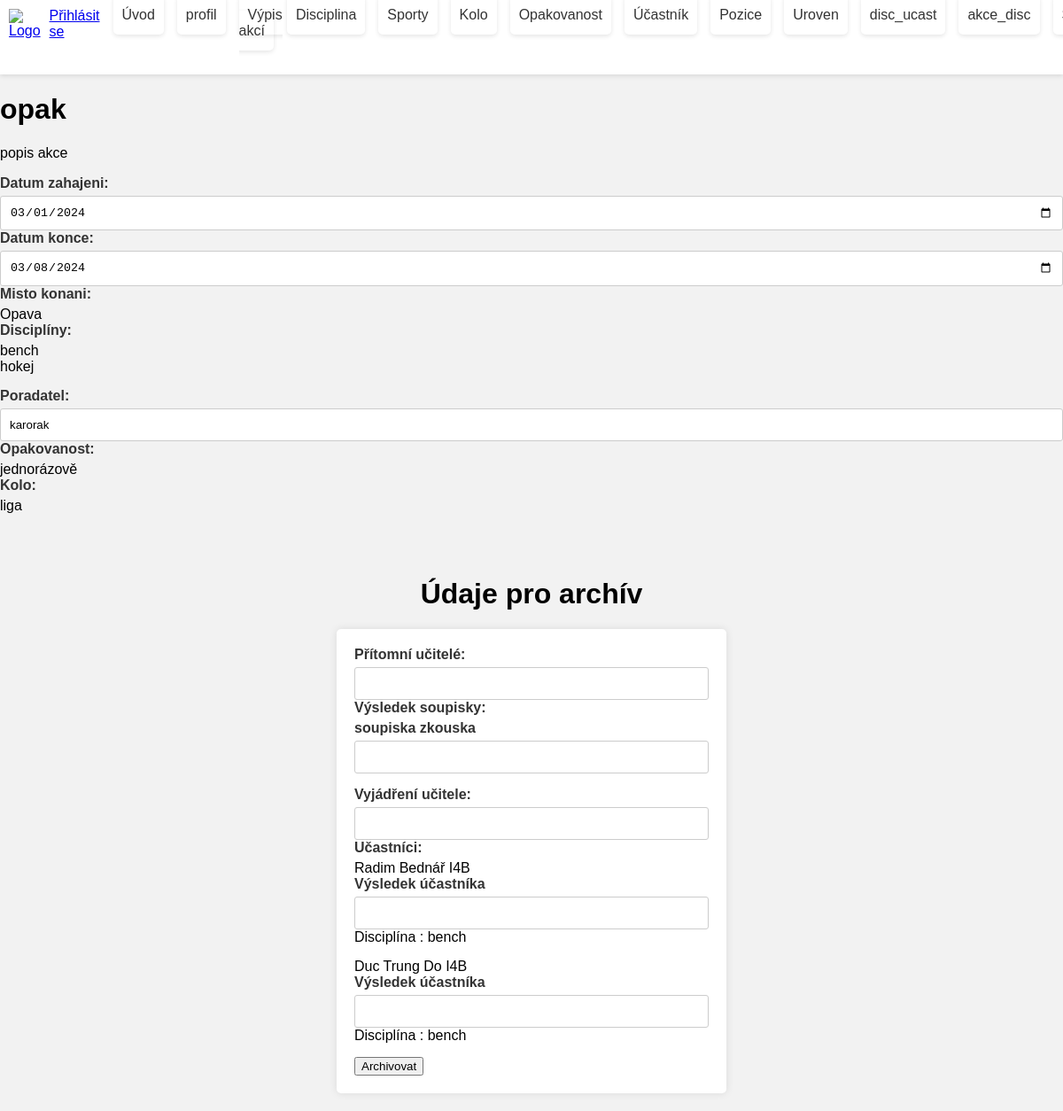
/archiv?iar=6, run on the app's committed database.
### tables this page shows
CREATE TABLE `akce` (
  `id_akce` int(11) NOT NULL,
  `nazev_akce` varchar(30) NOT NULL,
  `datum_zahajeni` date NOT NULL,
  `datum_konce` date DEFAULT NULL,
  `misto_kon` varchar(30) NOT NULL,
  `poradatel` varchar(100) DEFAULT NULL,
  `popisek_akce` text NOT NULL,
  `pritomni_uc` varchar(150) DEFAULT NULL,
  `shrnuti` varchar(100) DEFAULT NULL,
  `archivovano` tinyint(4) DEFAULT NULL,
  `id_opak` int(11) DEFAULT NULL,
  `id_kolo` int(11) DEFAULT NULL
);

CREATE TABLE `disciplina` (
  `id_disc` int(11) NOT NULL,
  `id_sport` int(11) NOT NULL,
  `nazev_disc` varchar(50) NOT NULL
);

CREATE TABLE `opakovanost` (
  `id_opak` int(11) NOT NULL,
  `nazev_opak` varchar(50) DEFAULT NULL
);

CREATE TABLE `kolo` (
  `id_kolo` int(11) NOT NULL,
  `nazev_kolo` varchar(50) DEFAULT NULL
);

CREATE TABLE `soupiska` (
  `id_soup` int(11) NOT NULL,
  `id_akce` int(11) NOT NULL,
  `nazev_skupiny` varchar(30) NOT NULL,
  `vys_s` text DEFAULT NULL
);

CREATE TABLE `uzivatel` (
  `id_uziv` int(11) NOT NULL,
  `id_trid` varchar(3) DEFAULT NULL,
  `isic` varchar(50) DEFAULT NULL,
  `email` varchar(50) DEFAULT NULL,
  `opravneni` tinyint(1) NOT NULL,
  `jmeno` varchar(25) DEFAULT NULL,
  `prijmeni` varchar(25) DEFAULT NULL,
  `dat_nar` date DEFAULT NULL,
  `pohlavi` varchar(1) DEFAULT NULL
);

### kontrolery/Kontroler.php (called while the page is built, shortened)
<?php
abstract class Kontroler {
    protected $pohled = "";
    public function __construct() {
        $spravceUzivatelu = new ModelyUzivatel;
        $this->prihlasenyUzivatel =
            $spravceUzivatelu->vratPrihlasenehoUzivatele();
    }
    public function vypisPohled() {
        require "pohledy/{$this->pohled}.phtml";
    }
}

### index.php (called while the page is built, shortened)
<?php
$smerovac = new SmerovacKontroler();
$smerovac->zpracuj([$_SERVER["REQUEST_URI"]]);
$smerovac->vypisPohled();

### modely/ModelyUzivatel.php (called while the page is built, shortened)
<?php
class ModelyUzivatel {
    public function vratPrihlasenehoUzivatele() {
        if (isset($_SESSION["uzivatel"]))
          return $_SESSION["uzivatel"];
        else
          return false;
    }
    public function vratVsechnyUzivatele() {
      $sql = "
          SELECT *
          FROM uzivatel
      ";
      $uzivatel = Db::dotazVsechny($sql);
      return $uzivatel;
    }
}
?>

### kontrolery/ArchivKontroler.php (called while the page is built, shortened)
<?php
class ArchivKontroler extends Kontroler
{
    public function zpracuj($parametry)
    {
        $idTentoArchiv = $_GET['iar'];
        $modelAkce = new ModelyAkce;
        $modelAkcedisc = new ModelyAkce_disc;
        $modelDisciplin = new ModelyDisciplina;
        $modelUzivatel = new ModelyUzivatel();
        $modelSoupiska = new ModelySoupiska();
        $modelUcastnik = new ModelyUcastnik;
        $modelKolo = new ModelyKolo();
        $archiv = $modelAkce->vratVsechnyAkce();
        $soupiska = $modelSoupiska->vratVsechnySoupisky();
        $ucastnici = $modelUcastnik->vratVsechnyUcastniky();
        $uzivatele = $modelUzivatel->vratVsechnyUzivatele();
        foreach ($archiv as $ar) {
            if ($idTentoArchiv == $ar["id_akce"]) {
                $konkretniarchiv = [
                    'id_akce' => $ar["id_akce"],
                    'nazev_akce' => $ar['nazev_akce'],
                    'datum_zahajeni' => $ar['datum_zahajeni'],
                    'datum_konce' => $ar['datum_konce'],
                    'misto_kon' => $ar['misto_kon'],
                    'popisek_akce' => $ar['popisek_akce'],
                    'pritomni_uc' => $ar['pritomni_uc'],
                    'shrnuti' =>$ar['shrnuti'],
                    'poradatel' =>$ar["poradatel"],
                    'id_opak' => $ar["id_opak"],
                    'id_kolo' => $ar['id_kolo'],
                ];
            }
        }
        $akcedisc = $modelAkcedisc->vratVsechnyAkce_disc();
        $disc = $modelDisciplin->vratVsechnyDiscipliny();
        $modelOpak = new ModelyOpakovanost();
        $opak = $modelOpak->vratVsechnyOpak();
        $kolo = $modelKolo->vratVsechnyKolo();
    }
}

### modely/ModelyAkce.php (called while the page is built, shortened)
<?php
class ModelyAkce{
    public function vratVsechnyAkce() {
        $sql = "
            SELECT *
            FROM akce
        ";
        $akce = Db::dotazVsechny($sql);
        return $akce;
      }
}
?>

### modely/Db.php (called while the page is built, shortened)
<?php
class Db {
  private static $spojeni;
  private static $nastaveni = array(
		PDO::ATTR_ERRMODE => PDO::ERRMODE_EXCEPTION,
		PDO::ATTR_EMULATE_PREPARES => false,
	);
  public static function pripoj($server, $uzivatel, $heslo, $databaze)
  {
	  if (!isset(self::$spojeni))
      {
        $dsn = "mysql:host=$server;dbname=$databaze;charset=utf8";
			 self::$spojeni = new PDO(
				$dsn,
				$uzivatel,
				$heslo,
				self::$nastaveni
			 );
	  }
	}
  public static function dotazVsechny($dotaz, $parametry = array()) {
		$navrat = self::$spojeni->prepare($dotaz);
		$navrat->execute($parametry);
		return $navrat->fetchAll();
	}
}

### kontrolery/SmerovacKontroler.php (called while the page is built, shortened)
<?php
class SmerovacKontroler extends Kontroler {
  public function zpracuj($parametry) {
     $url = $parametry[0];
     $castiCesty = $this->parsujURL($url);
     if (empty($castiCesty[0])) {
        $this->presmeruj("uvod");
     }
     else {
          $castNazvuKontroleru = array_shift($castiCesty);
          $nazevKontroleru = $this->pomlckyDoVelbloudiNotace($castNazvuKontroleru)
                              . "Kontroler";
          if (file_exists("kontrolery/$nazevKontroleru.php")) {
            $this->kontroler = new $nazevKontroleru;
            $this->kontroler->zpracuj($castiCesty);
          } else {
            $this->presmeruj("chyba");
          }
     }
  }
  private function pomlckyDoVelbloudiNotace($text) {
      $text = str_replace("-", " ", $text);
      $text = ucwords($text);
      $text = str_replace(" ", "", $text);
      return $text;
  }
  private function parsujURL($url) {
      $naparsovanaURL = parse_url($url);
      $cesta = $naparsovanaURL["path"];
      $cesta = ltrim($cesta, "/");
      $cesta = trim($cesta);
      $rozdelenaCesta = explode("/", $cesta);
      return $rozdelenaCesta;
  }
}
?>

### modely/ModelyAkce_disc.php (called while the page is built, shortened)
<?php
class ModelyAkce_disc{
    public function vratVsechnyAkce_disc() {
        $sql = "
            SELECT *
            FROM akce_disc
        ";
        $akce_disc = Db::dotazVsechny($sql);
        return $akce_disc;
    }
}
?>

### modely/ModelyDisciplina.php (called while the page is built, shortened)
<?php
class ModelyDisciplina{
    public function vratVsechnyDiscipliny() {
        $sql = "
            SELECT *
            FROM disciplina
        ";
        $disciplina = Db::dotazVsechny($sql);
        return $disciplina;
      }
}
?>

### modely/ModelyOpakovanost.php (called while the page is built, shortened)
<?php
class ModelyOpakovanost{
    public function vratVsechnyOpak() {
        $sql = "
            SELECT *
            FROM opakovanost
        ";
        $opak = Db::dotazVsechny($sql);
        return $opak;
      }
}
?>

### modely/ModelyKolo.php (called while the page is built, shortened)
<?php
class ModelyKolo{
    public function vratVsechnyKolo() {
        $sql = "
            SELECT *
            FROM kolo
        ";
        $kolo = Db::dotazVsechny($sql);
        return $kolo;
      }
}
?>

### modely/ModelySoupiska.php (called while the page is built, shortened)
<?php
class ModelySoupiska{
    public function vratVsechnySoupisky() {
        $sql = "
            SELECT *
            FROM soupiska
        ";
        $soupiska = Db::dotazVsechny($sql);
        return $soupiska;
    }
}
?>

### modely/ModelyUcastnik.php (called while the page is built, shortened)
<?php
class ModelyUcastnik{
    public function vratVsechnyUcastniky() {
        $sql = "
            SELECT *
            FROM ucastnik
        ";
        $ucastnik = Db::dotazVsechny($sql);
        return $ucastnik;
      }
}
?>

### pohledy/archiv.phtml (the view, shortened to what this page needs)
<!DOCTYPE html>
<html lang="en">
<head>
</head>
<body>
<h1><?php echo $konkretniarchiv['nazev_akce'];?></h1>
<div id="vypis">
    <?php echo '<p>'.$konkretniarchiv['popisek_akce'].'</p>';?>
    <label>Datum zahajeni: </label>
    <input type="date" value="<?php echo $konkretniarchiv['datum_zahajeni']; ?>">
    <label>Datum konce: </label>
    <input type="date" value="<?php echo $konkretniarchiv['datum_konce']; ?>">
    <label>Misto konani: </label>
    <?php echo $konkretniarchiv['misto_kon']; ?>
    <div>
        <label>Disciplíny:</label>
        <?php foreach ($this->data['akcedisc'] as $ad):
            if($ad['id_akce'] == $konkretniarchiv['id_akce']){
                foreach ($this->data['disc'] as $disc):
                    if($ad['id_disc'] == $disc['id_disc']){
                        echo $disc['nazev_disc']."<br>";
                    }
                endforeach;
            }
        endforeach; ?>
    </div>
    <label for="poradatel">Poradatel: </label>
    <input  type="text" name="poradatel" value="<?php echo $konkretniarchiv['poradatel']; ?>">
    <label for="opak">Opakovanost: </label>
    <?php  foreach ($this->data["opak"] as $opak){
        if($opak["id_opak"] == $konkretniarchiv["id_opak"]){
            echo $opak["nazev_opak"];
        }
    }      ?>
    <label for="kolo">Kolo: </label>
    <?php  foreach ($this->data["kolo"] as $kolo){
        if($kolo["id_kolo"] == $konkretniarchiv["id_kolo"]){
            echo $kolo["nazev_kolo"];
        }
    }      ?>
</div>
<br><br>
<h1 style="text-align: center">Údaje pro archív</h1>
<form method="post">
    <label>Přítomní učitelé: </label>
    <input type="text" value="<?php echo $konkretniarchiv['pritomni_uc']; ?>" name="pritomni_uc">
    <label>Výsledek soupisky:</label>
    <?php
    $modelSoupiska = new ModelySoupiska();
    $soupiska = $modelSoupiska->vratVsechnySoupisky();
    foreach ($soupiska as $soup) {
        if ($this->data['air'] == $soup["id_akce"]) {
            ?>
            <div>
                <label for="vys_s_<?php echo $soup['id_soup']; ?>"><?php echo $soup['nazev_skupiny']; ?></label>
                <input type="text" name="vys_s[<?php echo $soup['id_soup']; ?>]">
            </div>
            <?php
        }
    }
    ?>
    <label>Vyjádření učitele: </label>
    <input type="text" name="shrnuti">
    <div>
        <label>Učastníci:</label>
        <?php
        $modelSoupiska = new ModelySoupiska();
        $soupiska = $modelSoupiska->vratVsechnySoupisky();
        foreach ($soupiska as $soup) {
            if ($this->data['air'] == $soup["id_akce"]) {
                $konkretnisoupiska = [
                    'id_soup' => $soup["id_soup"],
                    'id_akce' => $soup['id_akce'],
                    'nazev_skupiny' => $soup['nazev_skupiny'],
                    'vys_s' => $soup['vys_s'],
                ];
                foreach ($this->data['ucastnici'] as $ucast) {
                    if (!($ucast['id_soup'] == $konkretnisoupiska['id_soup'])) {
                        continue;
                    }
                    foreach ($this->data['uzivatele'] as $uziv) {
                        if (!($ucast['id_uziv'] == $uziv['id_uziv'])) {
                            continue;
                        }
                        echo "<div>";
                        echo $uziv['jmeno']." ".$uziv['prijmeni']." ".$uziv['id_trid']."<br>";
                        ?>
                        <label for="vys_u_<?php echo $uziv['id_uziv']; ?>">Výsledek účastníka</label>
                        <input type="text" name="vys_u[<?php echo $ucast['id_ucast']; ?>]" ">
                        <?php
                        foreach ($this->data['du'] as $du) {
                            if (!($du['id_ucast'] == $ucast['id_ucast'])) {
                                continue;
                            }
                            foreach ($this->data['disc'] as $disc) {
                                if (!($du['id_disc'] == $disc['id_disc'])) {
                                    continue;
                                }
                                echo "Disciplína : ".$disc['nazev_disc']."<br>";
                            }
                        }
                        echo "</div>";
                    }
                }
            }
        }
        ?>
    </div>
    <button type="submit" name="archivovat">Archivovat</button>
</form>
<link href="https://cdn.jsdelivr.net/npm/select2@4.1.0-rc.0/dist/css/select2.min.css" rel="stylesheet" />
</body>
</html>

### pohledy/rozlozeni.phtml (shortened to what this page needs)
<!DOCTYPE html>
<html lang="cs">
<head>
    <link rel="stylesheet" href="<?php $_SERVER["DOCUMENT_ROOT"] ?> /pohledy/styly.css">
</head>
<body>
    <header>
        <div class="header-content">
            <div class="logo">
                <a href="uvod">
                    <img src="fotky/logo.jpg" alt="Logo">
                </a>
            </div>
            <div class="prihlaseni-odhlaseni">
                <?php if ($this->prihlasenyUzivatel) { ?>
                    <a href="odhlaseni">Odhlásit se</a>
                <?php } else { ?>
                    <a href="login">Přihlásit se</a>
                <?php } ?>
            </div>
            <nav>
            <ul>
            <li><a href="uvod">Úvod</a></li>
            <li><a href="profil">profil</a></li>
            <li><a href="vypisakci">Výpis akcí</a></li>
            <li><a href="disciplina">Disciplina</a></li>
            <li><a href="sporty">Sporty</a></li>
            <li><a href="kolo">Kolo</a></li>
            <li><a href="opakovanost">Opakovanost</a></li>
            <li><a href="ucastnik">Účastník</a></li>
            <li><a href="pozice">Pozice</a></li>
            <li><a href="uroven">Uroven</a></li>
            <li><a href="discucast">disc_ucast</a></li>
            <li><a href="akcedisc">akce_disc</a></li>
            <li><a href="soupiska">Soupiska</a></li>
        </ul>
            </nav>
        </div>
    </header>
    <main>
        <?php
            $this->kontroler->vypisPohled();
        ?>
    </main>
</body>
</html>

### pohledy/styly.css (style rules this page uses)
body { margin: 0; font-family: 'Arial', sans-serif; }
header { background-color: #ffffff; overflow: hidden; box-shadow: 0 2px 5px rgba(0, 0, 0, 0.1); }
.header-content { display: flex; align-items: center; }
.logo { padding: 10px; }
.logo img { height: 70px; }
nav ul { display: flex; list-style: none; margin: 0; padding: 0; }
nav a { color: #333; text-align: center; padding: 14px 10px; text-decoration: none; border-radius: 5px; box-shadow: 0 2px 5px rgba(0, 0, 0, 0.1); margin-right: 15px; }
.prihlaseni-odhlaseni { margin-left: auto; margin-right: 15px; }
body { font-family: 'Arial', sans-serif; background-color: #f2f2f2; margin: 0; }
form { max-width: 400px; margin: 20px auto; background-color: #ffffff; padding: 20px; border-radius: 5px; box-shadow: 0 0 10px rgba(0, 0, 0, 0.1); }
div { margin-bottom: 15px; }
label { display: block; font-weight: bold; margin-bottom: 5px; color: #333; }
input { width: 100%; padding: 10px; box-sizing: border-box; border: 1px solid #ccc; border-radius: 3px; }

### data on the page
akce: nazev_akce "opak", popisek_akce "popis akce", datum_zahajeni "03/01/2024", datum_konce "03/08/2024", misto_kon "Opava", poradatel "karorak"
disciplina: nazev_disc "bench"
disciplina: nazev_disc "hokej"
opakovanost: nazev_opak "jednorázově"
kolo: nazev_kolo "liga"
soupiska: nazev_skupiny "soupiska zkouska"
uzivatel: jmeno "Radim", prijmeni "Bednář", id_trid "I4B"
uzivatel: jmeno "Duc Trung", prijmeni "Do", id_trid "I4B"
